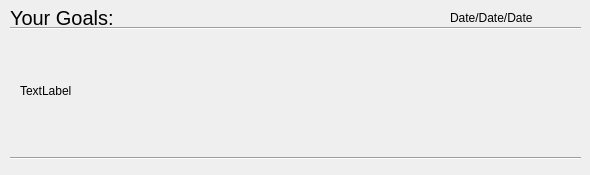
         <widget class="QWidget" name="page">
          <widget class="QLabel" name="label_26">
           <property name="geometry">
            <rect>
             <x>10</x>
             <y>10</y>
             <width>200</width>
             <height>16</height>
            </rect>
           </property>
           <property name="minimumSize">
            <size>
             <width>200</width>
             <height>16</height>
            </size>
           </property>
           <property name="font">
            <font>
             <pointsize>15</pointsize>
            </font>
           </property>
           <property name="text">
            <string>Your Goals:</string>
           </property>
          </widget>
          <widget class="QLabel" name="label_27">
           <property name="geometry">
            <rect>
             <x>20</x>
             <y>40</y>
             <width>551</width>
             <height>101</height>
            </rect>
           </property>
           <property name="text">
            <string>TextLabel</string>
           </property>
          </widget>
          <widget class="Line" name="line">
           <property name="geometry">
            <rect>
             <x>10</x>
             <y>150</y>
             <width>571</width>
             <height>16</height>
            </rect>
           </property>
           <property name="orientation">
            <enum>Qt::Horizontal</enum>
           </property>
          </widget>
          <widget class="Line" name="line_2">
           <property name="geometry">
            <rect>
             <x>10</x>
             <y>20</y>
             <width>571</width>
             <height>16</height>
            </rect>
           </property>
           <property name="orientation">
            <enum>Qt::Horizontal</enum>
           </property>
          </widget>
          <widget class="QLabel" name="label_29">
           <property name="geometry">
            <rect>
             <x>450</x>
             <y>10</y>
             <width>91</width>
             <height>16</height>
            </rect>
           </property>
           <property name="text">
            <string>Date/Date/Date</string>
           </property>
          </widget>
         </widget>
